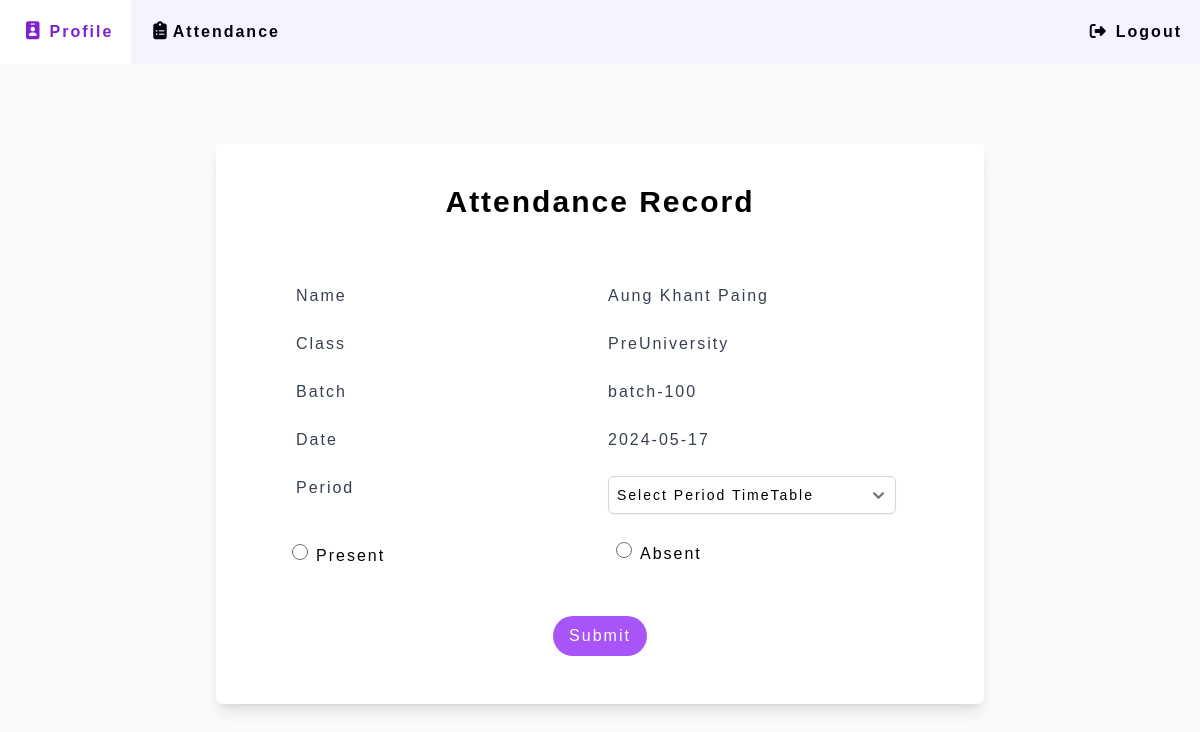
The app's page /student/attendance (signed in) with its own data.
### Website/models.py (models this page shows)
class Student(db.Model, UserMixin): # user object
    id = db.Column(db.Integer, primary_key=True)
    email = db.Column(db.String(150), unique=True)
    name = db.Column(db.String(150))
    password = db.Column(db.String(150))
    year = db.Column(db.Integer, db.ForeignKey('year.id'))
    batch = db.Column(db.String(150))
    phone = db.Column(db.String(150))
    profile = db.Column(db.String(300))
    attendances = db.relationship('Attendance')

class Year(db.Model):
    id = db.Column(db.Integer, primary_key=True)
    year_name = db.Column(db.String(150))
    students = db.relationship('Student')
    attendances = db.relationship('Attendance')

### app.py (the view)
@app.route('/student/attendance', methods=['GET', 'POST'])
def stattendance():
    if 'student_id' not in session:
        return redirect(url_for('home'))
    else:
        return attendance()

### Website/studentfeatures.py (called while the page is built, shortened)
def attendance():
    user_id = session.get('student_id')
    current_user = Student.query.filter_by(id= user_id).first()
    current_date = str(datetime.now().date())
    periods = Period.query.all()
    allyear = Year.query.all()
    years = {year.id: year.year_name for year in allyear}
    return render_template('studentattendance.html', user=current_user, current_date=current_date, periods=periods, years=years)

### Website/templates/studentattendance.html (shortened to what this page needs)
<!DOCTYPE html>
<html lang="en">
<head>
    <script src="https://cdn.tailwindcss.com"></script>
    <link href="https://cdnjs.cloudflare.com/ajax/libs/flowbite/2.3.0/flowbite.min.css" rel="stylesheet" />
    <link rel="stylesheet" type="text/css" href="{{ url_for('static', filename='css/index.css') }}">
</head>
<body>
  <div class="bg-slate-50 h-screen">
  <div>
    <ul class="bg-violet-50 m-0 list-none overflow-hidden">
        <li class="float-left"><a href="/student/profile" class="navi"><i class="fa-solid fa-id-badge mx-2 text-lg"></i>Profile</a></li>
        <li class="float-left"><a href="/student/attendance" class="navi"><i class="fa-solid fa-clipboard-list mx-1 text-lg"></i>Attendance</a></li>
        <li class="float-right"><a href="/student/logout" class="navi"><i class="fa-solid fa-right-from-bracket mx-2"></i>Logout</a></li>
    </ul>
  </div>
    <div class="flex flex-col justify-center items-center">
    <div class="mx-auto max-w-3xl mt-20 w-full bg-white p-10 rounded-md shadow-lg">
          <h2 class="text-3xl font-semibold text-center">Attendance Record</h2>
          <form name="form" id="attendanceForm">
            <div class="max-w-screen-xl p-5 mx-auto mt-5 grid grid-cols-2 gap-4">
              <div>
                <p class="pl-5 text-gray-700 font-medium my-6">Name</p>
                <p class="pl-5 text-gray-700 font-medium my-6">Class</p>
                <p class="pl-5 text-gray-700 font-medium my-6">Batch</p>
                <p class="pl-5 text-gray-700 font-medium my-6">Date</p>
                <p class="pl-5 text-gray-700 font-medium my-6">Period</p>
                <div class="flex flex-row mt-8 mb-4">
                  <input type="radio" class="ml-4 mr-2 my-3" id="present" name="status" value="present">
                  <label for="present" class="mr-3 my-3">Present</label>
                </div>
              </div>
              <div>
                <p class="text-gray-700 font-medium my-6">{{ user.name}}</p>
                <p class="text-gray-700 font-medium my-6">{{ years[user.year] }}</p>
                <p class="text-gray-700 font-medium my-6">{{ user.batch}}</p>
                <p class="text-gray-700 font-medium my-6">{{ current_date }}</p>
                <select class="block bg-white my-4 p-2 text-sm border border-gray-300 max-w-72  rounded-md shadow-sm focus:outline-none focus:border-purple-500" name="period" id="period">
                  <option value="">Select Period TimeTable</option>
                </select>
                <div class="flex flex-row mb-3">
                  <input type="radio" class="mx-2 my-3" id="absent" name="status" value="absent">
                  <label for="absent" class="mr-3 my-3">Absent</label>
                </div>
              </div>
            </div>
            <div class="flex justify-center mb-2">
              <button type="submit" class="bg-purple-500 text-white px-4 py-2 rounded-3xl hover:bg-purple-600 focus:outline-none focus:bg-purple-600" id="btnshowtoast">Submit</button>
            </div>
            </form>
      </div>
    </div>
  </div>
  </body>
</html>

### Website/static/css/index.css (style rules this page uses)
html { font-family: Tahoma, sans-serif !important; letter-spacing: 2px; }
.navi { display: block; color: rgb(8, 1, 19); text-align: center; padding: 20px 18px; text-decoration: none; font-weight: 600; }

### records on screen
Student: name "Aung Khant Paing", year.year_name "PreUniversity", batch "batch-100"
